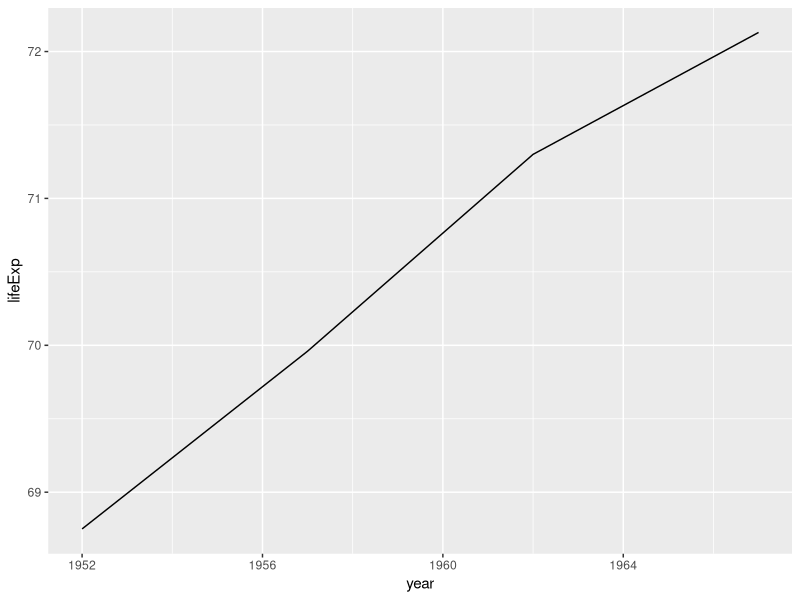
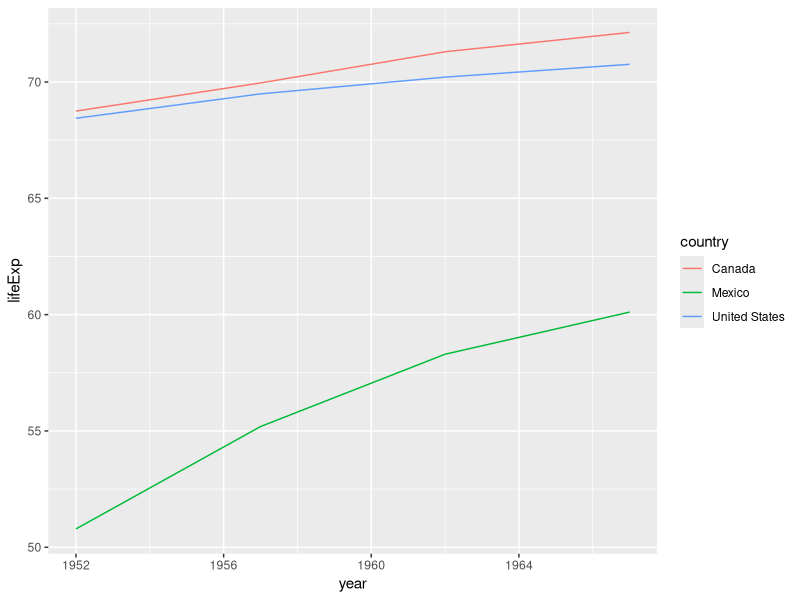
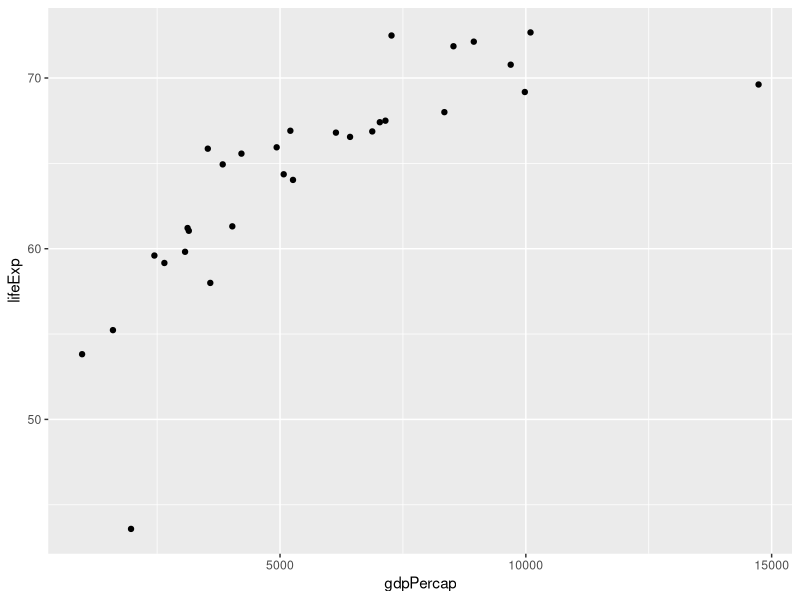
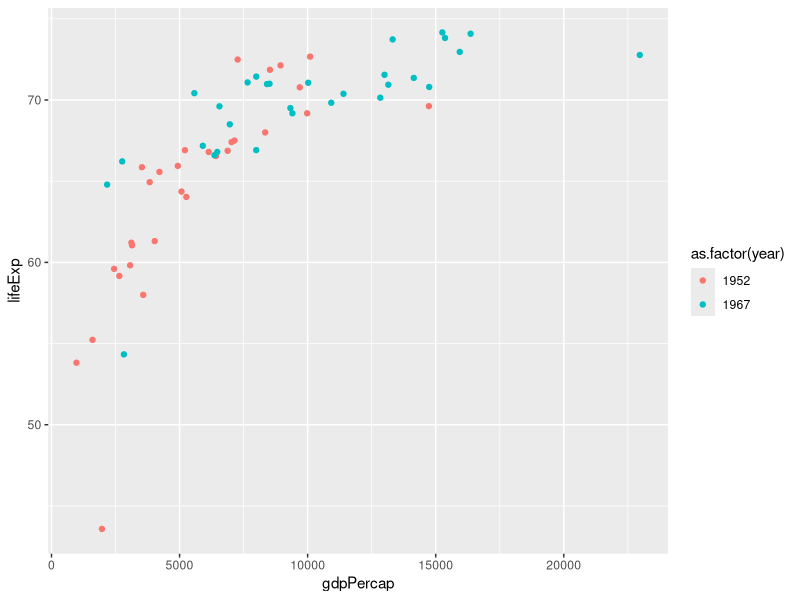

Write R code to recreate these figures, in order.
## ---- chunk 1
gap_5060 = read.csv("data/gapminder-5060.csv")
## ---- chunk 2
library("ggplot2")
## ---- chunk 3
ca_5060 = subset(gap_5060, country == "Canada")
## ---- chunk 4
ggplot(data = ca_5060, aes(x = year, y = lifeExp)) + # creates the first layer
  geom_line()                                        # add line
## ---- chunk 5
countries = c("Canada", "Mexico", "United States")
## ---- chunk 6
northamer_5060 = subset(gap_5060, country %in% countries)
## ---- chunk 7
ggplot(data = northamer_5060,
       aes(x = year, y = lifeExp, colour = country)) + # add colour by country
  geom_line()                                          # add line
## ---- chunk 8
eu_52 = subset(gap_5060, continent == "Europe" & gap_5060$year == 1952)
## ---- chunk 9
ggplot(data = eu_52, aes(x = gdpPercap, y = lifeExp)) +
  geom_point()                                          # add points
## ---- chunk 10
years = c(1952, 1967)
eu_5267 = subset(gap_5060, continent == "Europe" & (year %in% years))
## ---- chunk 11
ggplot(data = eu_5267, aes(x = gdpPercap, y = lifeExp, colour = as.factor(year))) +
  geom_point()
